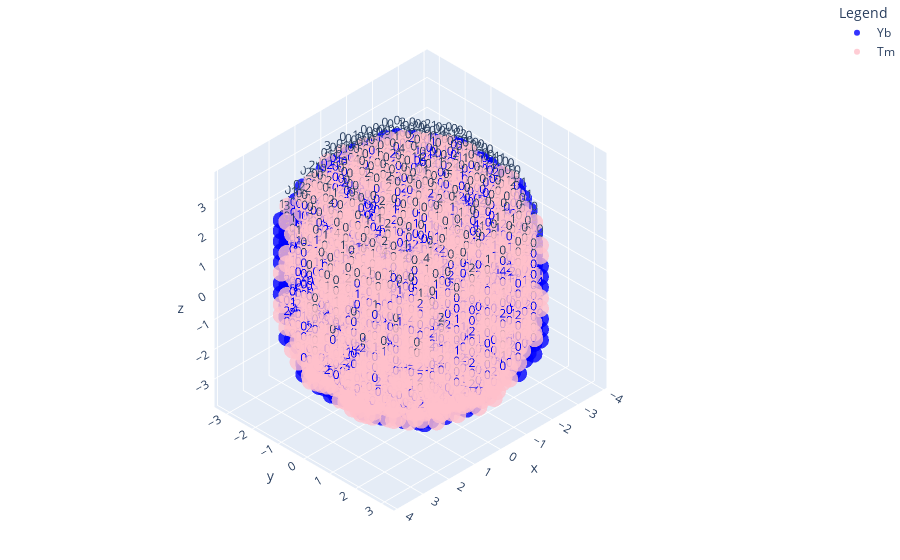

The notebook cell saved with this chart:
### Code cell
simulator_big.show_state()

### Figure 1 — Plotly figure (JSON) as saved in the notebook; plotly's stock layout.template omitted (floating-point values rounded to 4 significant figures; data arrays with more than 128 entries replaced by an {"elided": "..."} marker saying what was removed)
{"data": [{"marker": {"color": "blue", "opacity": 0.8, "size": 6}, "mode": "markers+text", "name": "Yb", "text": {"elided": "2268 str values"}, "textposition": "top center", "type": "scatter3d", "x": {"elided": "2268 float values"}, "y": {"elided": "2268 float values"}, "z": {"elided": "2268 float values"}}, {"marker": {"color": "pink", "opacity": 0.8, "size": 6}, "mode": "markers+text", "name": "Tm", "text": {"elided": "2268 str values"}, "textposition": "top center", "type": "scatter3d", "x": {"elided": "2268 float values"}, "y": {"elided": "2268 float values"}, "z": {"elided": "2268 float values"}}], "layout": {"legend": {"title": {"text": "Legend"}}, "margin": {"b": 0, "l": 0, "r": 0, "t": 0}, "scene": {"camera": {"projection": {"type": "orthographic"}}}}}
